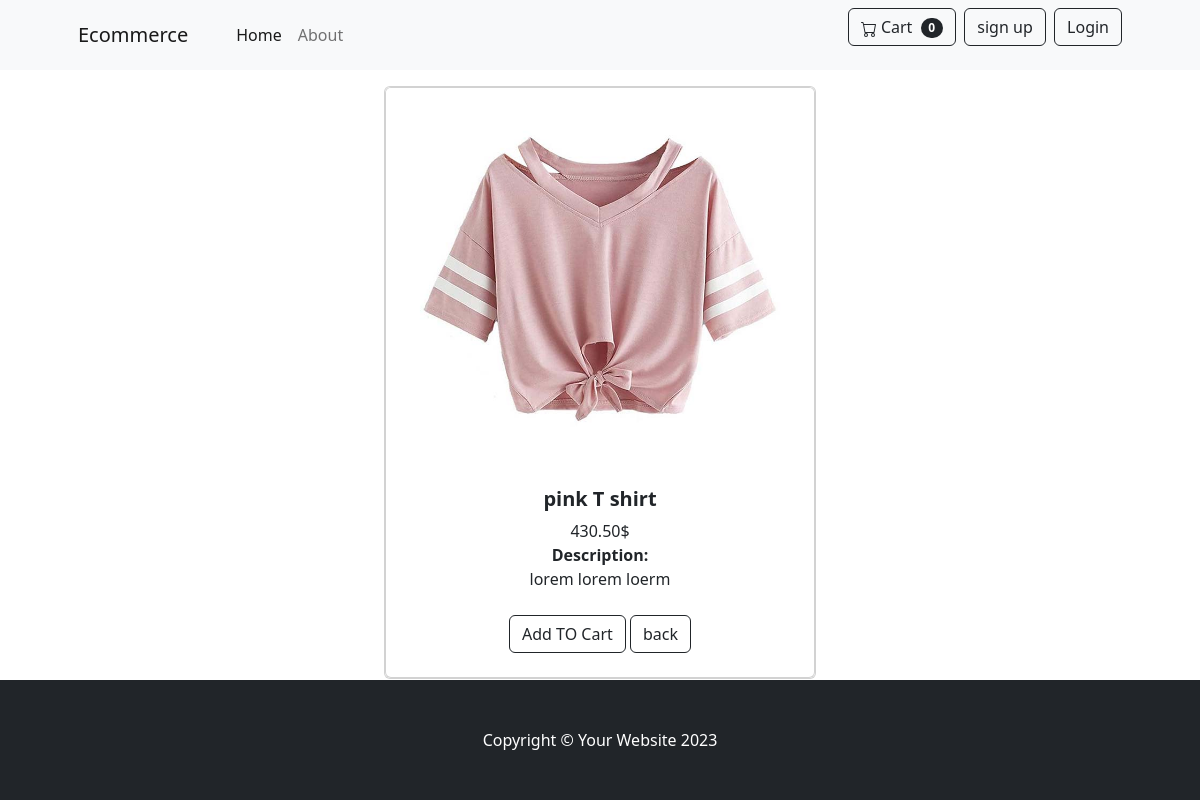
The page /review/2/ on the database its author committed.
### store/models.py (models this page shows, shortened)
class Product(models.Model):
    name = models.CharField(max_length=50)
    price = models.DecimalField(default=0, decimal_places=2, max_digits=6)
    category = models.ForeignKey(Category, on_delete=models.CASCADE,related_name='product')
    description = models.TextField()
    image = models.ImageField(upload_to="products")
    is_sale = models.BooleanField(default=False)
    sale_price = models.DecimalField(default=0, decimal_places=2, max_digits=6)

### store/views.py (the view)
# urls.py: path('review/<int:pk>/', views.Get_item.as_view(),name='review'),
class Get_item(DetailView):
    model = Product
    template_name = "review.html"
    context_object_name = "item"

### templates/review.html
{% extends 'base.html' %}
{% block content %}
<div class="d-flex justify-content-center mt-3">
<div class="card" style="width: 27rem;">
    <div class="card h-100">
    <img src="{{item.image.url}}" class="card-img-top" alt="..."  />
    <div class="card-body p-4">
        <div class="text-center">
            <h5 class="fw-bolder">{{item.name}}</h5>
            {% if item.is_sale %}
            <div class="badge bg-dark text-white position-absolute" style="top: 0.5rem; right: 0.5rem">Sale</div>
            <span class="text-muted text-decoration-line-through">{{item.sale_price}}$</span>
            {{item.price}}$
           {% else %} {{item.price}}$ {% endif %} <br>
           <strong> Description: </strong><br>
           {{item.description}}
    </div>
    </div>
    <div class="card-footer p-4 pt-0 border-top-0 bg-transparent">
        <div class="text-center"><a class="btn btn-outline-dark mt-auto" href="#">Add TO Cart</a>
            <a class="btn btn-outline-dark mt-auto" href="{% url 'store:home' %}">back</a></div>
    </div>
</div>
</div>
</div>
{% endblock content %}

### rows shown on the page
Product: image (picture), name "pink T shirt", price "430.50", description "lorem lorem loerm"
